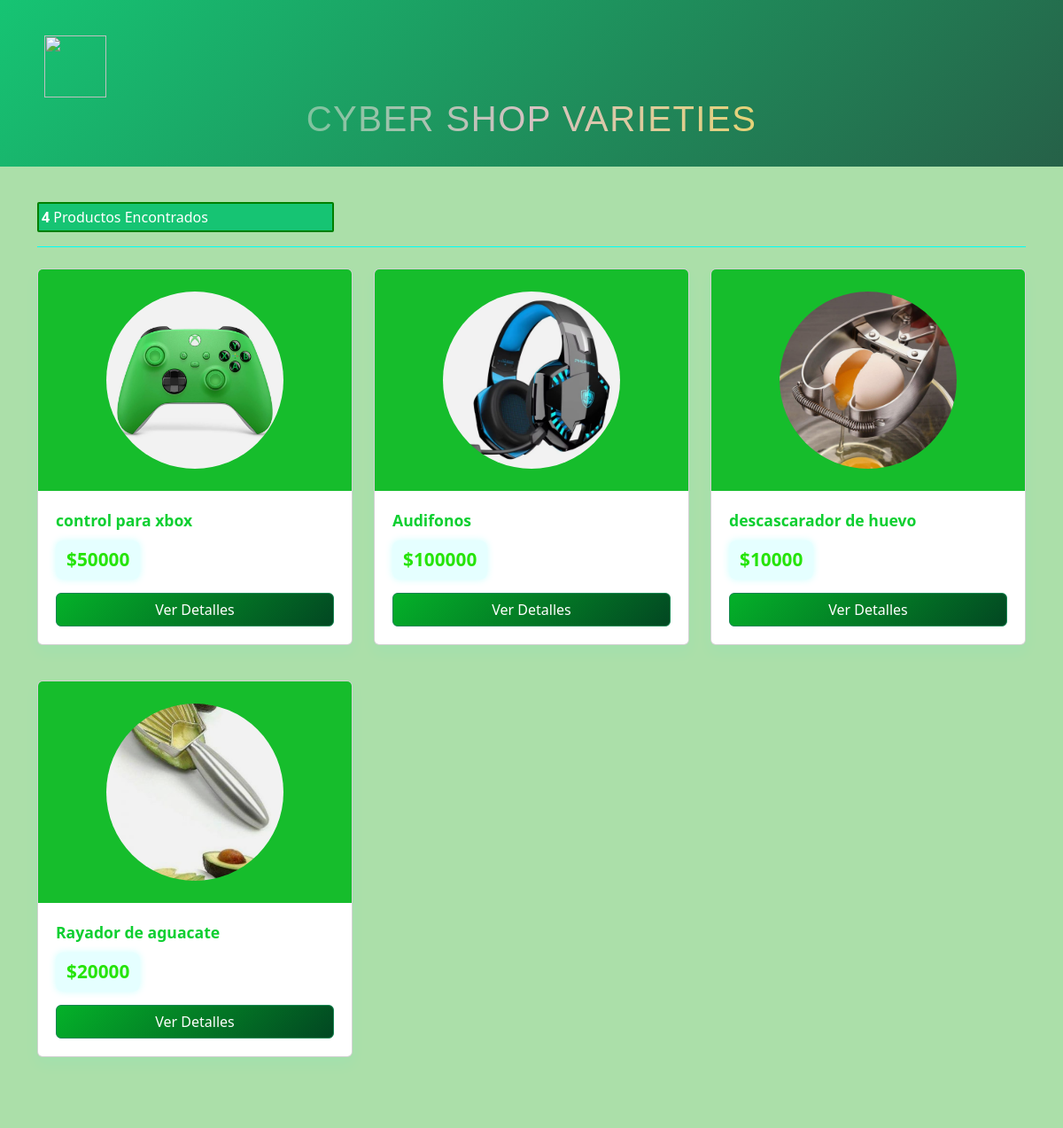
/store/, run on the app's committed database.
### store/models.py (models this page shows, shortened)
class Producto(models.Model):
    name = models.CharField(max_length=50, unique=True)
    slug = models.SlugField(max_length=100, unique=True)
    description = models.TextField(max_length=400, unique=True, blank=True)
    cost = models.IntegerField()
    image = models.ImageField(upload_to="img/products/")#se crea automaticamente
    stock = models.IntegerField()
    is_available = models.BooleanField(default=True)
    category = models.ForeignKey(
        Category, on_delete=models.CASCADE
    )
    date_creation = models.DateField(auto_now_add=True)
    date_update = models.DateField(auto_now_add=True)

### store/views.py (the view)
# urls.py: path('', views.store, name="store"), #le indicamos que nuestra vista se llama store
def store(request, slug=None):
    category = None
    product = None
    category_param = request.GET.get('category')
    if slug != None:
        category = get_object_or_404(Category, slug=slug)
        products = Producto.objects.all().filter(category=category, is_available=True)#variable de productos filtrados por disponibles
    elif category_param:#filtrar por categori de param get
        category = get_object_or_404(Category, slug=category_param)
        products= Producto.objects.filter(category=category, is_available=True)
    else:
        products = Producto.objects.all().filter(is_available=True)
    keyword = request.GET.get('keyword')
    if keyword:
        products = products.filter(name__icontains=keyword) | products.filter(#incontains equuivale a like en sql
        category__name_category__icontains=keyword)
    counter_products = products.count()
    context = {
        "products" : products,
        "counter_products": counter_products
    }
    return render(request, "store/tienda.html", context=context)

### categorias/context_processors.py (called while the page is built)
def menu_links(request):
    links = Category.objects.all()#todas las categorias de db
    return dict(links=links)#devolvemos un dict con la clave links y el valor de todas las categorias que quedan almacenadas en links

### store/templates/store/tienda.html (shortened to what this page needs)
{% load static %}
<!DOCTYPE html>
<html lang="es">
<head>
    <link rel="stylesheet" href="{% static 'css/tienda.css' %}">
    <link href="https://cdn.jsdelivr.net/npm/bootstrap@5.3.0/dist/css/bootstrap.min.css" rel="stylesheet">
</head>
<body>
<section class="section-pagetop bg">
 <div class="logo-icon"><img src="https://res.cloudinary.com/dgrj6myiy/image/upload/v1764437248/logo-e5_faseyk.jpg" alt=""></div>
    <div class="container">
        <h2 class="title-page">Cyber Shop Varieties</h2>
    </div>
</section>
<section class="section-content padding-y">
    <div class="container">
        <header class="border-bottom mb-4 pb-3">
            <div class="contador-products">
                <span class="mr-md-auto">
                    <b>{{ counter_products }}</b> Productos Encontrados
                </span>
            </div>
        </header>
        <div class="row">
            {% if products %}
                {% for product in products %}
                <div class="col-md-4 mb-4">
                    <figure class="card card-product-grid">
                        <div class="img-wrap">
                            <a href="{{ product.get_url }}">
                                <img src="{{ product.image.url }}" alt="{{ product.name }}">
                            </a>
                        </div>
                        <figcaption class="info-wrap">
                            <div class="fix-height">
                                <a href="{{ product.get_url }}" class="title">
                                    {{ product.name }}
                                </a>
                                <div class="price-wrap mt-2">
                                    <span class="price">${{ product.cost }}</span>
                                </div>
                            </div>
            <button class="btn btn-block btn-success" type="button"
                    data-bs-toggle="collapse"
                    data-bs-target="#collapse-{{ product.id }}">
                Ver Detalles
            </button>
                        </figcaption>
                    </figure>
                </div>
                {% endfor %}
            {% else %}
                <div class="col-12 text-center">
                    <h2>No hay productos disponibles</h2>
                </div>
            {% endif %}
        </div>
    </div>
</section>
</body>
</html>

### store/static/css/tienda.css (style rules this page uses)
.section-content { background: #abdfa9; padding: 40px 0; color: #f0f0f0; min-height: 100vh; }
.section-pagetop { background: linear-gradient(135deg, #16c473, #266148); padding: 30px 0; }
.title-page { font-family: 'Poppins', sans-serif; font-size: 2.5rem; text-transform: uppercase; letter-spacing: 1.5px; background: linear-gradient(90deg, #16c473, #d5c2c2, #f8e71c); -webkit-background-clip: text; -webkit-text-fill-color: transparent; background-clip: text; margin: 0; text-align: center; }
header.border-bottom { border-color: #00fff7 !important; color: #fff; }
.card-product-grid { background-color: #87de78; border: none; border-radius: 12px; overflow: hidden; box-shadow: 0 8px 16px rgba(0, 255, 255, 0.05); transition: transform 0.3s ease, box-shadow 0.3s ease; height: 100%; display: flex; flex-direction: column; }
.img-wrap { width: 100%; height: 250px; display: flex; align-items: center; justify-content: center; background: #16bd2c; padding: 20px; overflow: hidden; }
.img-wrap img { width: 200px; height: 200px; object-fit: cover; border-radius: 50%; filter: brightness(0.95); transition: transform 0.3s ease, filter 0.3s ease; }
.info-wrap { padding: 20px; flex: 1; display: flex; flex-direction: column; justify-content: space-between; }
.fix-height { min-height: 80px; }
.title { color: #0ecf31; font-size: 1.1rem; font-weight: 600; text-decoration: none; display: block; margin-bottom: 10px; transition: color 0.3s ease; }
.price { font-size: 1.3rem; font-weight: 700; color: #25e408; background: rgba(0, 255, 247, 0.1); padding: 6px 12px; border-radius: 8px; display: inline-block; box-shadow: 0 0 8px rgba(0, 255, 247, 0.2); transition: transform 0.2s ease; }
.btn-success { background: linear-gradient(135deg, #04b129, #024722); border: none; color: #0f0f1b; font-weight: 600; border-radius: 8px; padding: 10px; transition: all 0.3s ease; margin-top: 15px; }
.contador-products { height: 15%; width: 30%; background-color: #16c473; border: 2px solid green; border-radius: 2px; padding: 3px; }
.logo-icon { width: 70px; height: 70px; border-radius: 8px; display: flex; align-items: center; justify-content: center; font-size: 10px; margin-left: 50px ; margin-top: 10px; }
.logo-icon img { width: 100%; height: 100%; object-fit: cover; display: block; }

### data on the page
Producto: image (picture), name "control para xbox", cost "50000"
Producto: image (picture), name "Audifonos", cost "100000"
Producto: image (picture), name "descascarador de huevo", cost "10000"
Producto: image (picture), name "Rayador de aguacate", cost "20000"

### other printed values
{{ counter_products }} "4"
